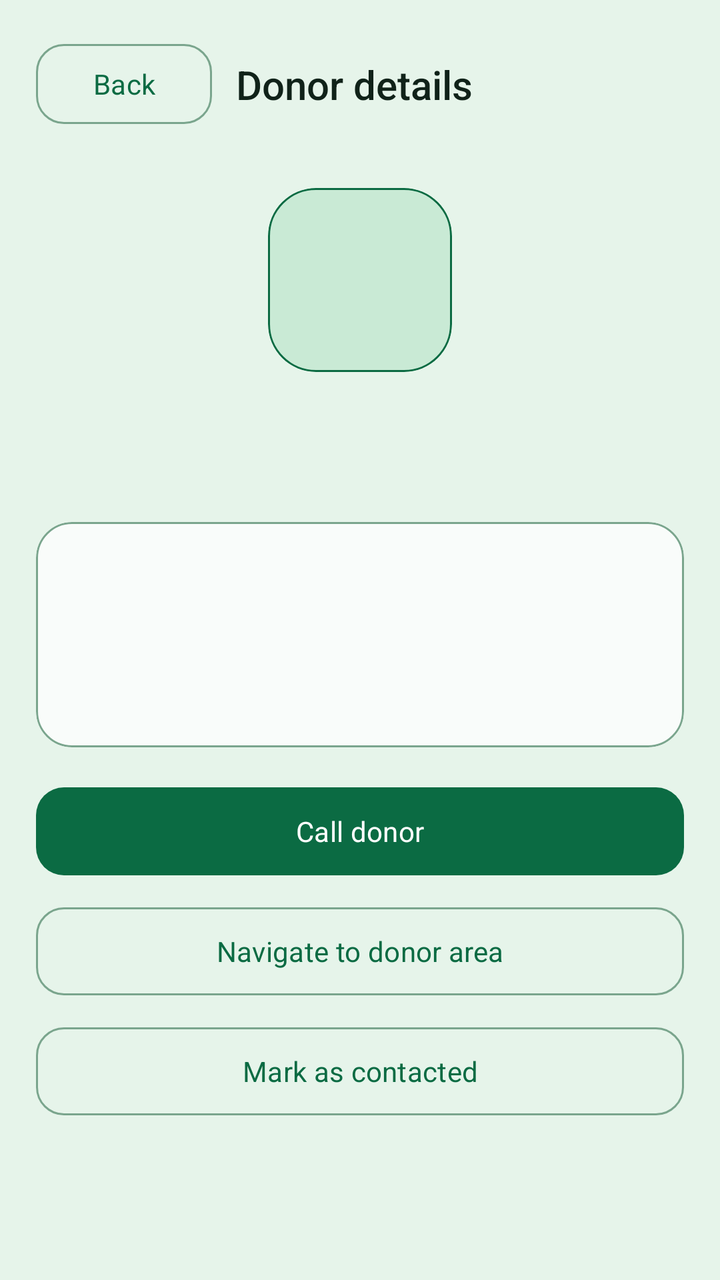
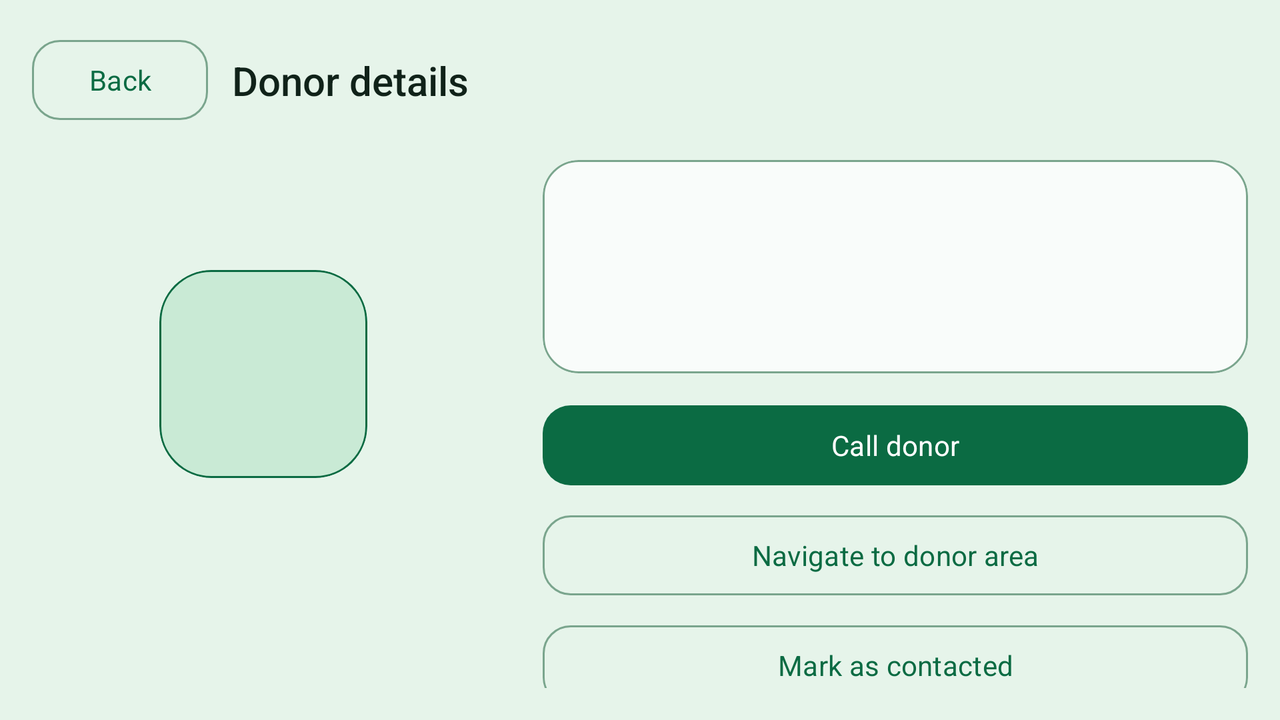

An Android layout and its configuration variant, each rendered on a device that would load it. The default file and the variant file are quoted in full after the pictures.
<!-- AndroidManifest.xml: application theme Theme.ShasthoBondhu -->
<!-- res/layout/activity_donor_detail.xml -->
<?xml version="1.0" encoding="utf-8"?>
<androidx.constraintlayout.widget.ConstraintLayout xmlns:android="http://schemas.android.com/apk/res/android"
    xmlns:app="http://schemas.android.com/apk/res-auto"
    android:layout_width="match_parent"
    android:layout_height="match_parent"
    android:background="@color/background"
    android:padding="18dp">

    <com.google.android.material.button.MaterialButton
        android:id="@+id/btnDonorDetailBack"
        style="@style/Widget.Shastho.Button.Box"
        android:layout_width="wrap_content"
        android:layout_height="48dp"
        android:text="@string/action_back"
        app:layout_constraintStart_toStartOf="parent"
        app:layout_constraintTop_toTopOf="parent" />

    <TextView
        android:id="@+id/tvDonorDetailTitle"
        android:layout_width="0dp"
        android:layout_height="wrap_content"
        android:layout_marginStart="12dp"
        android:fontFamily="sans-serif-medium"
        android:text="@string/donor_detail_title"
        android:textColor="@color/text_primary"
        android:textSize="20sp"
        app:layout_constraintBottom_toBottomOf="@id/btnDonorDetailBack"
        app:layout_constraintEnd_toEndOf="parent"
        app:layout_constraintStart_toEndOf="@id/btnDonorDetailBack"
        app:layout_constraintTop_toTopOf="@id/btnDonorDetailBack" />

    <androidx.core.widget.NestedScrollView
        android:layout_width="0dp"
        android:layout_height="0dp"
        android:fillViewport="true"
        app:layout_constraintBottom_toBottomOf="parent"
        app:layout_constraintEnd_toEndOf="parent"
        app:layout_constraintStart_toStartOf="parent"
        app:layout_constraintTop_toBottomOf="@id/btnDonorDetailBack">

        <LinearLayout
            android:layout_width="match_parent"
            android:layout_height="wrap_content"
            android:gravity="center_horizontal"
            android:orientation="vertical"
            android:paddingTop="28dp"
            android:paddingBottom="20dp">

            <com.google.android.material.card.MaterialCardView
                android:layout_width="92dp"
                android:layout_height="92dp"
                app:cardBackgroundColor="@color/primary_container"
                app:cardCornerRadius="24dp"
                app:strokeColor="@color/primary"
                app:strokeWidth="1dp">
                <TextView
                    android:id="@+id/tvDonorDetailBlood"
                    android:layout_width="match_parent"
                    android:layout_height="match_parent"
                    android:gravity="center"
                    android:textColor="@color/on_primary_container"
                    android:textSize="30sp"
                    android:textStyle="bold" />
            </com.google.android.material.card.MaterialCardView>

            <TextView
                android:id="@+id/tvDonorDetailName"
                android:layout_width="match_parent"
                android:layout_height="wrap_content"
                android:layout_marginTop="18dp"
                android:gravity="center"
                android:textColor="@color/text_primary"
                android:textSize="26sp"
                android:textStyle="bold" />

            <com.google.android.material.card.MaterialCardView
                style="@style/Widget.Shastho.Card.Box"
                android:layout_width="match_parent"
                android:layout_height="wrap_content"
                android:layout_marginTop="22dp">
                <LinearLayout
                    android:layout_width="match_parent"
                    android:layout_height="wrap_content"
                    android:orientation="vertical"
                    android:padding="18dp">
                    <TextView
                        android:id="@+id/tvDonorDetailLocation"
                        android:layout_width="match_parent"
                        android:layout_height="wrap_content"
                        android:textColor="@color/text_primary"
                        android:textSize="17sp" />
                    <TextView
                        android:id="@+id/tvDonorDetailPhone"
                        android:layout_width="match_parent"
                        android:layout_height="wrap_content"
                        android:layout_marginTop="8dp"
                        android:textColor="@color/text_secondary" />
                    <TextView
                        android:id="@+id/tvDonorDetailLastDonation"
                        android:layout_width="match_parent"
                        android:layout_height="wrap_content"
                        android:layout_marginTop="8dp"
                        android:textColor="@color/text_secondary" />
                </LinearLayout>
            </com.google.android.material.card.MaterialCardView>

            <com.google.android.material.button.MaterialButton
                android:id="@+id/btnDonorDetailCall"
                style="@style/Widget.Shastho.Button.Primary"
                android:layout_width="match_parent"
                android:layout_height="52dp"
                android:layout_marginTop="16dp"
                android:text="@string/call_donor" />

            <com.google.android.material.button.MaterialButton
                android:id="@+id/btnDonorDetailMap"
                style="@style/Widget.Shastho.Button.Box"
                android:layout_width="match_parent"
                android:layout_height="52dp"
                android:layout_marginTop="8dp"
                android:text="@string/navigate_to_donor_area" />

            <com.google.android.material.button.MaterialButton
                android:id="@+id/btnMarkContacted"
                style="@style/Widget.Shastho.Button.Box"
                android:layout_width="match_parent"
                android:layout_height="52dp"
                android:layout_marginTop="8dp"
                android:text="@string/mark_donor_contacted" />
        </LinearLayout>
    </androidx.core.widget.NestedScrollView>
</androidx.constraintlayout.widget.ConstraintLayout>
<!-- resources referenced by this layout -->
<resources>
  <color name="background">#E6F4EA</color>
  <color name="on_primary_container">#073C27</color>
  <color name="primary">#0B6B43</color>
  <color name="primary_container">#C9EAD5</color>
  <color name="text_primary">#102219</color>
  <color name="text_secondary">#486557</color>
  <string name="action_back">Back</string>
  <string name="call_donor">Call donor</string>
  <string name="donor_detail_title">Donor details</string>
  <string name="mark_donor_contacted">Mark as contacted</string>
  <string name="navigate_to_donor_area">Navigate to donor area</string>
  <style name="Widget.Shastho.Button.Box" parent="Widget.Material3.Button.OutlinedButton">
          <item name="strokeColor">@color/outline</item>
          <item name="android:textColor">@color/primary</item>
          <item name="cornerRadius">14dp</item>
          <item name="android:minHeight">48dp</item>
          <item name="android:textAllCaps">false</item>
      </style>
  <style name="Widget.Shastho.Button.Primary" parent="Widget.Material3.Button">
          <item name="backgroundTint">@color/primary</item>
          <item name="android:textColor">@color/on_primary</item>
          <item name="cornerRadius">14dp</item>
          <item name="android:minHeight">52dp</item>
          <item name="android:textAllCaps">false</item>
      </style>
  <style name="Widget.Shastho.Card.Box" parent="Widget.Material3.CardView.Outlined">
          <item name="cardBackgroundColor">@color/surface</item>
          <item name="cardCornerRadius">18dp</item>
          <item name="cardElevation">0dp</item>
          <item name="strokeColor">@color/outline</item>
          <item name="strokeWidth">1dp</item>
      </style>
  <style name="Theme.ShasthoBondhu" parent="Theme.Material3.DayNight.NoActionBar">
          <item name="colorPrimary">@color/primary</item>
          <item name="colorOnPrimary">@color/on_primary</item>
          <item name="colorPrimaryContainer">@color/primary_container</item>
          <item name="colorOnPrimaryContainer">@color/on_primary_container</item>
          <item name="colorSecondary">@color/emergency</item>
          <item name="colorOnSecondary">@color/on_primary</item>
          <item name="android:colorBackground">@color/background</item>
          <item name="colorOnBackground">@color/text_primary</item>
          <item name="colorSurface">@color/surface</item>
          <item name="colorOnSurface">@color/text_primary</item>
          <item name="colorSurfaceVariant">@color/surface_variant</item>
          <item name="colorOnSurfaceVariant">@color/text_secondary</item>
          <item name="colorOutline">@color/outline</item>
          <item name="android:fontFamily">sans-serif</item>
          <item name="android:windowBackground">@color/background</item>
          <item name="android:statusBarColor">@color/background</item>
          <item name="android:navigationBarColor">@color/background</item>
          <item name="android:windowLightStatusBar">true</item>
          <item name="android:windowLightNavigationBar" tools:targetApi="o_mr1">true</item>
      </style>
  <color name="outline">#7AA58D</color>
  <color name="on_primary">#FFFFFF</color>
  <color name="surface">#F9FCFA</color>
  <color name="emergency">#C83E45</color>
  <color name="surface_variant">#D5E9DC</color>
</resources>
<!-- res/layout-land/activity_donor_detail.xml (the repository's variant of the layout above) -->
<!-- drawn on the phone turned sideways -->
<?xml version="1.0" encoding="utf-8"?>
<androidx.constraintlayout.widget.ConstraintLayout xmlns:android="http://schemas.android.com/apk/res/android"
    xmlns:app="http://schemas.android.com/apk/res-auto"
    android:layout_width="match_parent"
    android:layout_height="match_parent"
    android:background="@color/background"
    android:padding="16dp">

    <com.google.android.material.button.MaterialButton
        android:id="@+id/btnDonorDetailBack"
        style="@style/Widget.Shastho.Button.Box"
        android:layout_width="wrap_content"
        android:layout_height="48dp"
        android:text="@string/action_back"
        app:layout_constraintStart_toStartOf="parent"
        app:layout_constraintTop_toTopOf="parent" />

    <TextView
        android:id="@+id/tvDonorDetailTitle"
        android:layout_width="0dp"
        android:layout_height="wrap_content"
        android:layout_marginStart="12dp"
        android:fontFamily="sans-serif-medium"
        android:text="@string/donor_detail_title"
        android:textColor="@color/text_primary"
        android:textSize="20sp"
        app:layout_constraintBottom_toBottomOf="@id/btnDonorDetailBack"
        app:layout_constraintEnd_toEndOf="parent"
        app:layout_constraintStart_toEndOf="@id/btnDonorDetailBack"
        app:layout_constraintTop_toTopOf="@id/btnDonorDetailBack" />

    <androidx.constraintlayout.widget.Guideline
        android:id="@+id/donorMidGuideline"
        android:layout_width="wrap_content"
        android:layout_height="wrap_content"
        android:orientation="vertical"
        app:layout_constraintGuide_percent="0.4" />

    <LinearLayout
        android:id="@+id/donorIdentityColumn"
        android:layout_width="0dp"
        android:layout_height="0dp"
        android:layout_marginTop="16dp"
        android:layout_marginEnd="12dp"
        android:gravity="center"
        android:orientation="vertical"
        app:layout_constraintBottom_toBottomOf="parent"
        app:layout_constraintEnd_toStartOf="@id/donorMidGuideline"
        app:layout_constraintStart_toStartOf="parent"
        app:layout_constraintTop_toBottomOf="@id/btnDonorDetailBack">

        <com.google.android.material.card.MaterialCardView
            android:layout_width="104dp"
            android:layout_height="104dp"
            app:cardBackgroundColor="@color/primary_container"
            app:cardCornerRadius="26dp"
            app:strokeColor="@color/primary"
            app:strokeWidth="1dp">
            <TextView
                android:id="@+id/tvDonorDetailBlood"
                android:layout_width="match_parent"
                android:layout_height="match_parent"
                android:gravity="center"
                android:textColor="@color/on_primary_container"
                android:textSize="32sp"
                android:textStyle="bold" />
        </com.google.android.material.card.MaterialCardView>

        <TextView
            android:id="@+id/tvDonorDetailName"
            android:layout_width="match_parent"
            android:layout_height="wrap_content"
            android:layout_marginTop="16dp"
            android:gravity="center"
            android:textColor="@color/text_primary"
            android:textSize="25sp"
            android:textStyle="bold" />
    </LinearLayout>

    <androidx.core.widget.NestedScrollView
        android:id="@+id/donorActionColumn"
        android:layout_width="0dp"
        android:layout_height="0dp"
        android:layout_marginStart="12dp"
        android:layout_marginTop="16dp"
        android:fillViewport="true"
        app:layout_constraintBottom_toBottomOf="parent"
        app:layout_constraintEnd_toEndOf="parent"
        app:layout_constraintStart_toEndOf="@id/donorMidGuideline"
        app:layout_constraintTop_toBottomOf="@id/btnDonorDetailBack">

        <LinearLayout
            android:layout_width="match_parent"
            android:layout_height="wrap_content"
            android:orientation="vertical">

            <com.google.android.material.card.MaterialCardView
                style="@style/Widget.Shastho.Card.Box"
                android:layout_width="match_parent"
                android:layout_height="wrap_content">
                <LinearLayout
                    android:layout_width="match_parent"
                    android:layout_height="wrap_content"
                    android:orientation="vertical"
                    android:padding="16dp">
                    <TextView
                        android:id="@+id/tvDonorDetailLocation"
                        android:layout_width="match_parent"
                        android:layout_height="wrap_content"
                        android:textColor="@color/text_primary"
                        android:textSize="17sp" />
                    <TextView
                        android:id="@+id/tvDonorDetailPhone"
                        android:layout_width="match_parent"
                        android:layout_height="wrap_content"
                        android:layout_marginTop="7dp"
                        android:textColor="@color/text_secondary" />
                    <TextView
                        android:id="@+id/tvDonorDetailLastDonation"
                        android:layout_width="match_parent"
                        android:layout_height="wrap_content"
                        android:layout_marginTop="7dp"
                        android:textColor="@color/text_secondary" />
                </LinearLayout>
            </com.google.android.material.card.MaterialCardView>

            <com.google.android.material.button.MaterialButton
                android:id="@+id/btnDonorDetailCall"
                style="@style/Widget.Shastho.Button.Primary"
                android:layout_width="match_parent"
                android:layout_height="48dp"
                android:layout_marginTop="12dp"
                android:text="@string/call_donor" />

            <com.google.android.material.button.MaterialButton
                android:id="@+id/btnDonorDetailMap"
                style="@style/Widget.Shastho.Button.Box"
                android:layout_width="match_parent"
                android:layout_height="48dp"
                android:layout_marginTop="7dp"
                android:text="@string/navigate_to_donor_area" />

            <com.google.android.material.button.MaterialButton
                android:id="@+id/btnMarkContacted"
                style="@style/Widget.Shastho.Button.Box"
                android:layout_width="match_parent"
                android:layout_height="48dp"
                android:layout_marginTop="7dp"
                android:text="@string/mark_donor_contacted" />
        </LinearLayout>
    </androidx.core.widget.NestedScrollView>
</androidx.constraintlayout.widget.ConstraintLayout>
